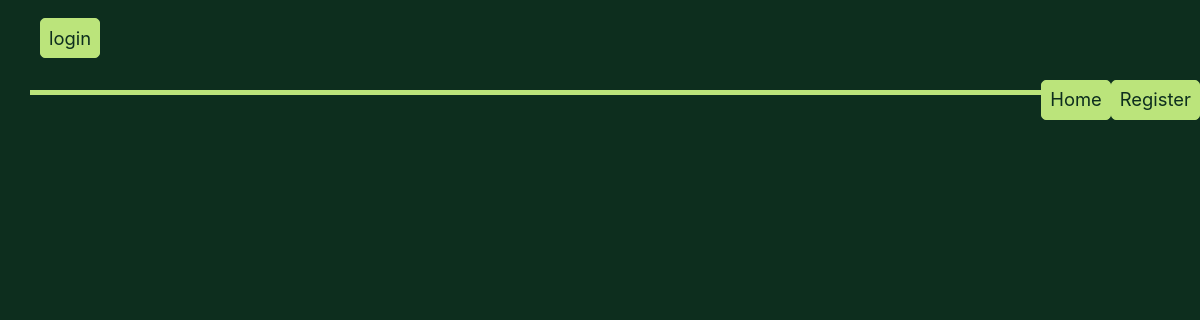
The page /category/Tips and Tricks/ on the database as committed earlier.
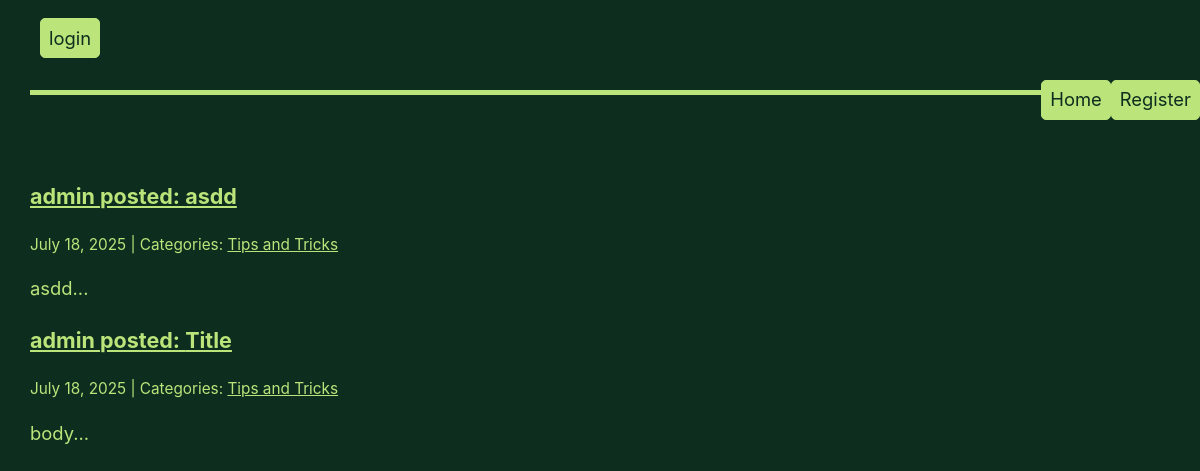
The same page on the database as committed later.
### app/models.py (models this page shows, shortened)
class Post(models.Model):
    author = models.CharField(max_length=100, default='admin')
    title = models.CharField(max_length=255)
    image = models.ImageField(null=True, blank=True, upload_to="media/")
    body = models.TextField()
    created_on = models.DateTimeField(auto_now_add=True)
    last_modified = models.DateTimeField(auto_now=True)
    categories = models.ManyToManyField("Category", related_name="posts")

class Category(models.Model):
    name = models.CharField(max_length=30)
    class Meta:
        verbose_name_plural = "categories"

### app/views.py (the view)
# urls.py: path("category/<category>/", views.category, name="category"),
def category(request, category):
    posts = Post.objects.filter(
        categories__name__contains=category
    ).order_by("-created_on")
    context = {
        "category": category,
        "posts": posts,
    }
    return render(request, "app/category.html", context)

### app/templates/app/category.html (shortened to what this page needs)
{% extends "app/index.html" %}

### app/templates/app/index.html (shortened to what this page needs)
{% extends "base.html" %}
{% block page_content %}
    {% block posts %}
        {% for post in posts %}
        <div class="post">
            <h3><a href="{% url 'post_detail' post.pk %}">{{ post.author }} posted: {{ post.title }}</a></h3>
            <small>
                {{ post.created_on.date }} | Categories:
                {% for category in post.categories.all %}
                    <a href="{% url 'category' category.name %}">
                        {{ category.name }}
                    </a>
                {% endfor %}
            </small>
            <p>{{ post.body | slice:":400" }}...</p>
          </div>
        {% endfor %}
    {% endblock posts %}
{% endblock page_content %}

Rows that differ between the two databases and show on the page:
added Post: author "admin", title "asdd", created_on "July 18, 2025", body "asdd"
now on this page (row unchanged): Category: name "Tips and Tricks"
added Post: author "admin", title "Title", created_on "July 18, 2025", body "body"
